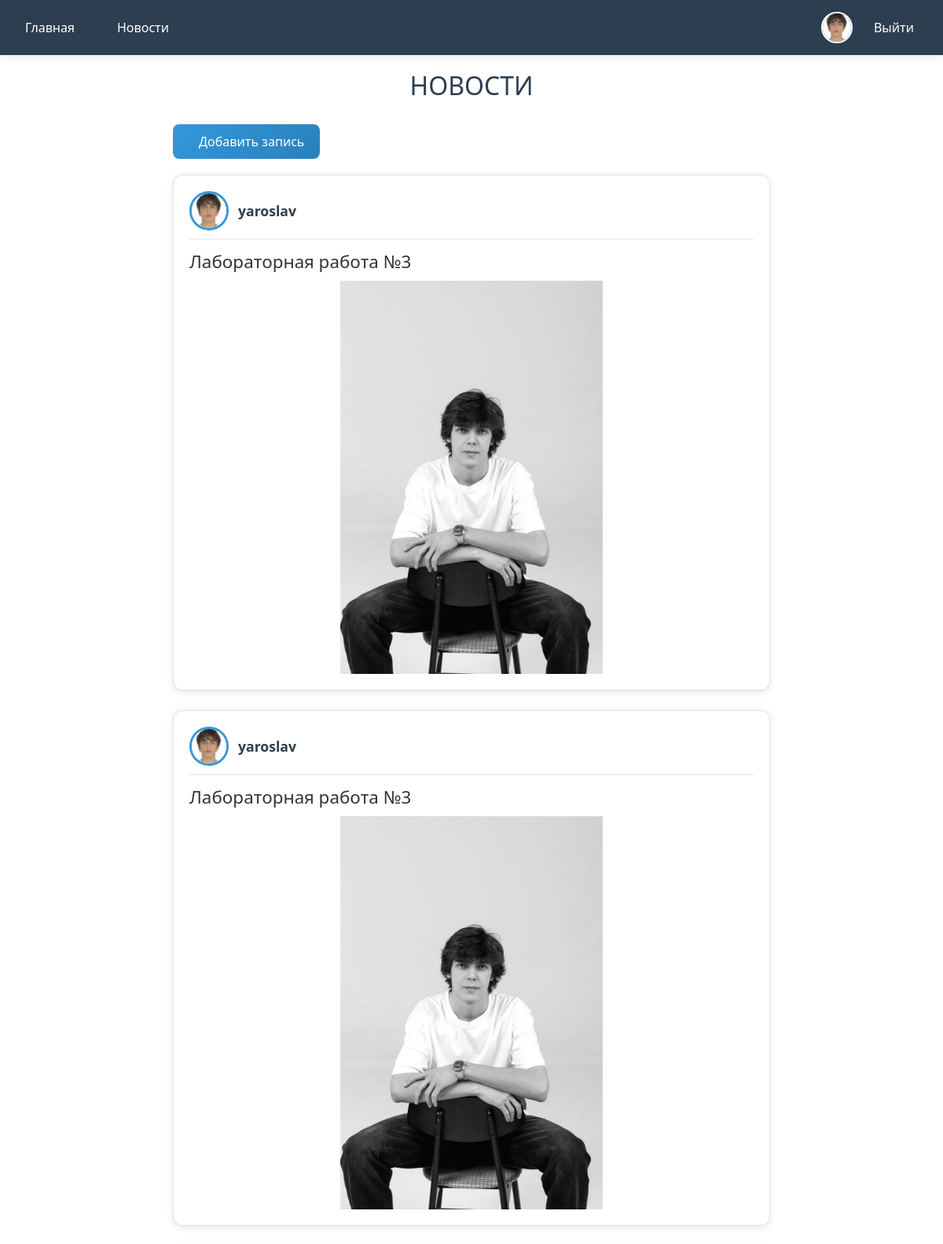
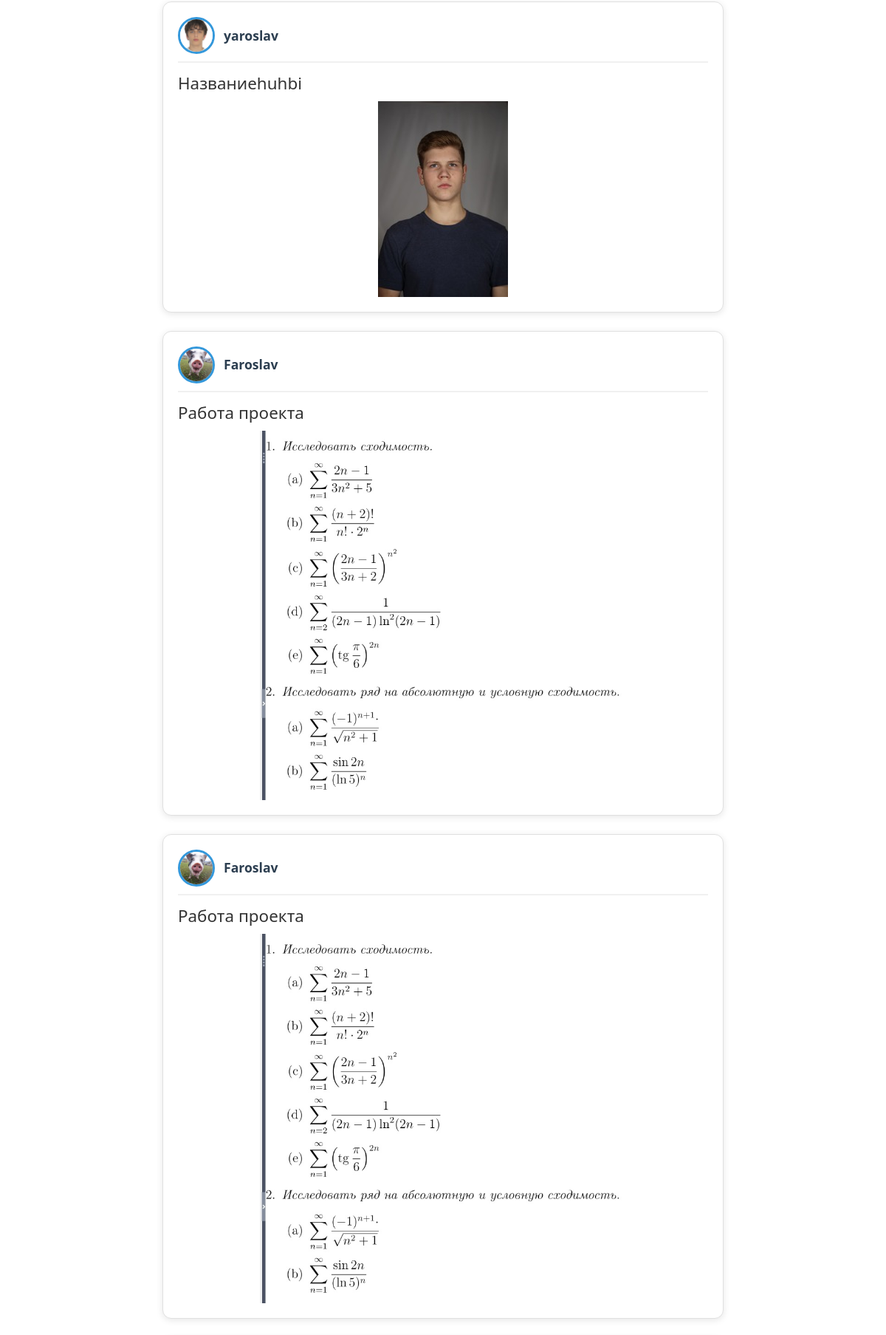
The app's page /news/ (signed in, upper part) with its own data (2 pictures, top to bottom).
### main/models.py (models this page shows, shortened)
class CustomerUser(AbstractUser):
    age = models.IntegerField(null =True, blank = True)
    avatar = models.ImageField(upload_to='avatars/', blank=True, null=True, verbose_name='Аватар')
    phone_number = models.CharField(max_length=20, null=True, blank=True)
    resume_city = models.CharField(max_length=100, blank=True, null=True, verbose_name="Город")
    resume_genres = models.CharField(max_length=200, blank=True, null=True, verbose_name="Жанры съемки")

### news/models.py (models this page shows, shortened)
class Posts(models.Model):
    title = models.CharField('Название', max_length=50, default = "")
    annons = models.CharField('Анносы', max_length=250, default = "")
    photo = models.ImageField(blank = True,upload_to = 'images' )
    author = models.ForeignKey(CustomerUser, on_delete=models.CASCADE, related_name='news')
    class Meta:
        verbose_name = 'Пост'
        verbose_name_plural = 'Посты'

### news/views.py (the view)
# urls.py: path('', views.news_home, name="news_home"),
def news_home(request):
    news = Posts.objects.order_by('title')
    return render(request, 'news/news_home.html', {"news": news})

### news/templates/news/news_home.html (shortened to what this page needs)
{% extends 'main/layout.html' %}
{% load static %}
{% block extra_css %}
<link rel="stylesheet" href="{% static 'news/css/news_home.css' %}">
{% endblock %}
{% block content %}
<div class="features">
    <h1>НОВОСТИ</h1>
    <aside>
        <ul>
            <li>
                <a href="{% url 'create' %}">
                    <button class="btn btn-info">
                         Добавить запись
                    </button>
                </a>
            </li>
        </ul>
    </aside>
    {% if news %}
        {% for post in news %}
        <div class="alert alert-warning">
            <div class="post-header">
                <div class="avatar-section">
                    {% if post.author.avatar %}
                        <img src="{{ post.author.avatar.url }}" alt="Аватар" class="avatar">
                    {% else %}
                        <img src="{% static 'main/images/default_avatar.png' %}" alt="Аватар по умолчанию" class="avatar">
                    {% endif %}
                </div>
                <h5 class="username">{{ post.author.username }}</h5>
            </div>
            <h3>{{ post.title }}</h3>
            {% if post.photo %}
                <img src="{{ post.photo.url }}" alt="Изображение" class="post_image">
            {% endif %}
        </div>
        {% endfor %}
    {% else %}
        <p>НЕТ НОВОСТЕЙ</p>
    {% endif %}
</div>
{% endblock %}

### main/templates/main/layout.html (shortened to what this page needs)
{% load static %}
<!DOCTYPE html>
<html lang="en">
<head>
    <link rel="stylesheet" href="https://cdn.jsdelivr.net/npm/bootstrap@5.3.3/dist/css/bootstrap.min.css">
    <link rel="stylesheet" href="{% static 'main/css/main.css' %}">
    {% block extra_css %}
    {% endblock %}
</head>
<body>
    <nav class="navbar">
        <div class="nav-container">
            <div class="nav-links">
                <a href="/" class="nav-link">Главная</a>
                <a href="/news/" class="nav-link">Новости</a>
            </div>
            <div class="nav-avatar">
                {% if user.is_authenticated %}
                    <a href="/personal-account/">
                        {% if user.avatar %}
                            <img src="{{ user.avatar.url }}" alt="Avatar" class="nav-avatar-img">
                        {% else %}
                            <img src="{% static 'main/images/default_avatar.png' %}" alt="Avatar" class="nav-avatar-img">
                        {% endif %}
                    </a>
                {% endif %}
            </div>
            <div class = "nav-exit">
              {% block mainmenu %}
              {% if request.user.is_authenticated %}
                <li class ='last' ><a href="{% url 'logout' %}">Выйти</a></li>
              {% else %}
                <li class="last"><a href = "{% url 'register' %}">Регистрация</a>|<a href = "{% url 'login' %}">Войти</a></li>
              {% endif %}
              {% endblock mainmenu %}
            </div>
        </div>
    </nav>
    <main>
        {% block content %}
        {% endblock %}
    </main>
</body>
</html>

### main/static/main/css/main.css (style rules this page uses)
.navbar { background: #2c3e50; padding: 15px 0; box-shadow: 0 2px 10px rgba(0,0,0,0.1); position: sticky; top: 0; z-index: 1000; }
.nav-container { max-width: 1200px; margin: 0 auto; padding: 0 20px; display: flex; justify-content: space-between; align-items: center; width: 100%; }
.nav-links { display: flex; gap: 30px; align-items: center; }
.nav-link { color: white; text-decoration: none; font-size: 16px; font-weight: 500; transition: color 0.3s; padding: 8px 12px; border-radius: 5px; }
.nav-avatar { display: flex; align-items: center; margin-left: auto; margin-right: 10px; }
.nav-avatar a { display: flex; align-items: center; text-decoration: none; }
.nav-avatar-img { width: 40px; height: 40px; border-radius: 50%; object-fit: cover; border: 2px solid white; cursor: pointer; transition: transform 0.3s, border-color 0.3s; }
.nav-exit { display: flex; align-items: center; margin-right: 0; }
.nav-exit .last { list-style: none; margin: 0; padding: 0; }
.nav-exit a { color: white; text-decoration: none; font-size: 16px; font-weight: 500; transition: all 0.3s; padding: 8px 12px; border-radius: 5px; }
.nav-exit .last a:first-child { margin-right: 5px; }
.nav-exit .last a:last-child { margin-left: 5px; }

### news/static/news/css/news_home.css (style rules this page uses)
.features { max-width: 800px; margin: 0 auto; padding: 20px; }
.features h1 { text-align: center; color: #2c3e50; margin-bottom: 30px; font-size: 2rem; }
aside ul { margin: 0; padding: 0; list-style: none; }
aside li { list-style: none; margin-bottom: 20px; }
.btn-info { background: linear-gradient(135deg, #3498db, #2980b9); color: white; border: none; padding: 10px 20px; border-radius: 8px; cursor: pointer; font-size: 1rem; transition: transform 0.2s, box-shadow 0.2s; display: inline-flex; align-items: center; gap: 8px; }
.alert.alert-warning { background: white; border-radius: 12px; padding: 20px; margin-bottom: 25px; box-shadow: 0 2px 10px rgba(0, 0, 0, 0.1); transition: transform 0.2s, box-shadow 0.2s; border: 1px solid #e0e0e0; }
.post-header { display: flex; align-items: center; gap: 12px; margin-bottom: 15px; padding-bottom: 10px; border-bottom: 2px solid #f0f0f0; }
.avatar-section { flex-shrink: 0; }
.avatar { width: 50px; height: 50px; border-radius: 50%; object-fit: cover; border: 3px solid #3498db; background-color: #f0f0f0; }
.username { font-size: 1.1rem; font-weight: 600; color: #2c3e50; margin: 0; }
.alert.alert-warning h3 { color: #333; margin: 15px 0 10px 0; font-size: 1.4rem; }
.post_image { max-width: 100%; max-height: 500px; width: auto; height: auto; object-fit: contain; display: block; margin: 0 auto; transition: transform 0.2s; }

### records on screen
CustomerUser: avatar (picture)
Posts: author.avatar (picture), author.username "yaroslav", title "Лабораторная работа №3", photo (picture)
Posts: author.avatar (picture), author.username "yaroslav", title "Лабораторная работа №3", photo (picture)
Posts: author.avatar (picture), author.username "yaroslav", title "Названиеhuhbi", photo (picture)
Posts: author.username "Faroslav", title "Работа проекта", photo (picture)
Posts: author.username "Faroslav", title "Работа проекта", photo (picture)
